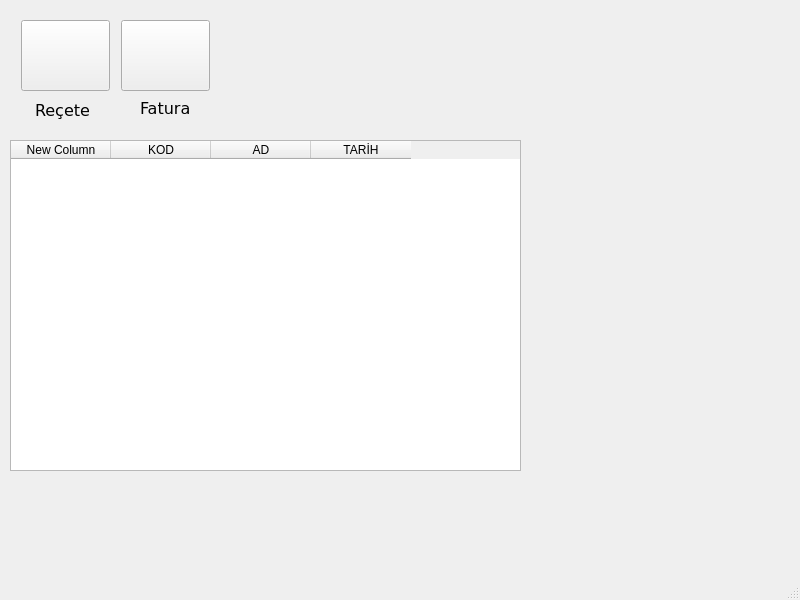
<?xml version="1.0" encoding="UTF-8"?>
<ui version="4.0">
 <class>MainWindow</class>
 <widget class="QMainWindow" name="MainWindow">
  <property name="geometry">
   <rect>
    <x>0</x>
    <y>0</y>
    <width>800</width>
    <height>600</height>
   </rect>
  </property>
  <property name="windowTitle">
   <string>MainWindow</string>
  </property>
  <widget class="QWidget" name="centralwidget">
   <widget class="QWidget" name="verticalLayoutWidget">
    <property name="geometry">
     <rect>
      <x>10</x>
      <y>470</y>
      <width>621</width>
      <height>80</height>
     </rect>
    </property>
    <layout class="QVBoxLayout" name="verticalLayout"/>
   </widget>
   <widget class="QWidget" name="verticalLayoutWidget_2">
    <property name="geometry">
     <rect>
      <x>10</x>
      <y>140</y>
      <width>511</width>
      <height>331</height>
     </rect>
    </property>
    <layout class="QVBoxLayout" name="verticalLayout_2">
     <item>
      <widget class="QTableWidget" name="tableWidget">
       <column>
        <property name="text">
         <string>New Column</string>
        </property>
       </column>
       <column>
        <property name="text">
         <string>KOD</string>
        </property>
       </column>
       <column>
        <property name="text">
         <string>AD</string>
        </property>
       </column>
       <column>
        <property name="text">
         <string>TARİH</string>
        </property>
       </column>
      </widget>
     </item>
    </layout>
   </widget>
   <widget class="QWidget" name="horizontalLayoutWidget">
    <property name="geometry">
     <rect>
      <x>20</x>
      <y>20</y>
      <width>91</width>
      <height>71</height>
     </rect>
    </property>
    <layout class="QHBoxLayout" name="horizontalLayout">
     <item>
      <widget class="QPushButton" name="pushButton">
       <property name="maximumSize">
        <size>
         <width>89</width>
         <height>89</height>
        </size>
       </property>
       <property name="font">
        <font>
         <family>Verdana</family>
         <pointsize>12</pointsize>
         <weight>75</weight>
         <bold>true</bold>
        </font>
       </property>
       <property name="text">
        <string/>
       </property>
      </widget>
     </item>
    </layout>
   </widget>
   <widget class="QWidget" name="horizontalLayoutWidget_2">
    <property name="geometry">
     <rect>
      <x>120</x>
      <y>20</y>
      <width>91</width>
      <height>71</height>
     </rect>
    </property>
    <layout class="QHBoxLayout" name="horizontalLayout_2">
     <item>
      <widget class="QPushButton" name="pushButton_2">
       <property name="maximumSize">
        <size>
         <width>89</width>
         <height>89</height>
        </size>
       </property>
       <property name="font">
        <font>
         <family>Verdana</family>
         <pointsize>12</pointsize>
         <weight>75</weight>
         <bold>true</bold>
        </font>
       </property>
       <property name="text">
        <string/>
       </property>
      </widget>
     </item>
    </layout>
   </widget>
   <widget class="QWidget" name="horizontalLayoutWidget_3">
    <property name="geometry">
     <rect>
      <x>440</x>
      <y>10</y>
      <width>160</width>
      <height>80</height>
     </rect>
    </property>
    <layout class="QHBoxLayout" name="horizontalLayout_3"/>
   </widget>
   <widget class="QWidget" name="horizontalLayoutWidget_4">
    <property name="geometry">
     <rect>
      <x>610</x>
      <y>10</y>
      <width>160</width>
      <height>80</height>
     </rect>
    </property>
    <layout class="QHBoxLayout" name="horizontalLayout_4"/>
   </widget>
   <widget class="QLabel" name="label">
    <property name="geometry">
     <rect>
      <x>35</x>
      <y>100</y>
      <width>61</width>
      <height>20</height>
     </rect>
    </property>
    <property name="font">
     <font>
      <family>Verdana</family>
      <pointsize>12</pointsize>
     </font>
    </property>
    <property name="text">
     <string>Reçete</string>
    </property>
   </widget>
   <widget class="QLabel" name="label_2">
    <property name="geometry">
     <rect>
      <x>140</x>
      <y>100</y>
      <width>61</width>
      <height>16</height>
     </rect>
    </property>
    <property name="font">
     <font>
      <family>Verdana</family>
      <pointsize>12</pointsize>
     </font>
    </property>
    <property name="text">
     <string>Fatura</string>
    </property>
   </widget>
  </widget>
  <widget class="QMenuBar" name="menubar">
   <property name="geometry">
    <rect>
     <x>0</x>
     <y>0</y>
     <width>800</width>
     <height>18</height>
    </rect>
   </property>
  </widget>
  <widget class="QStatusBar" name="statusbar"/>
 </widget>
 <resources/>
 <connections/>
</ui>
